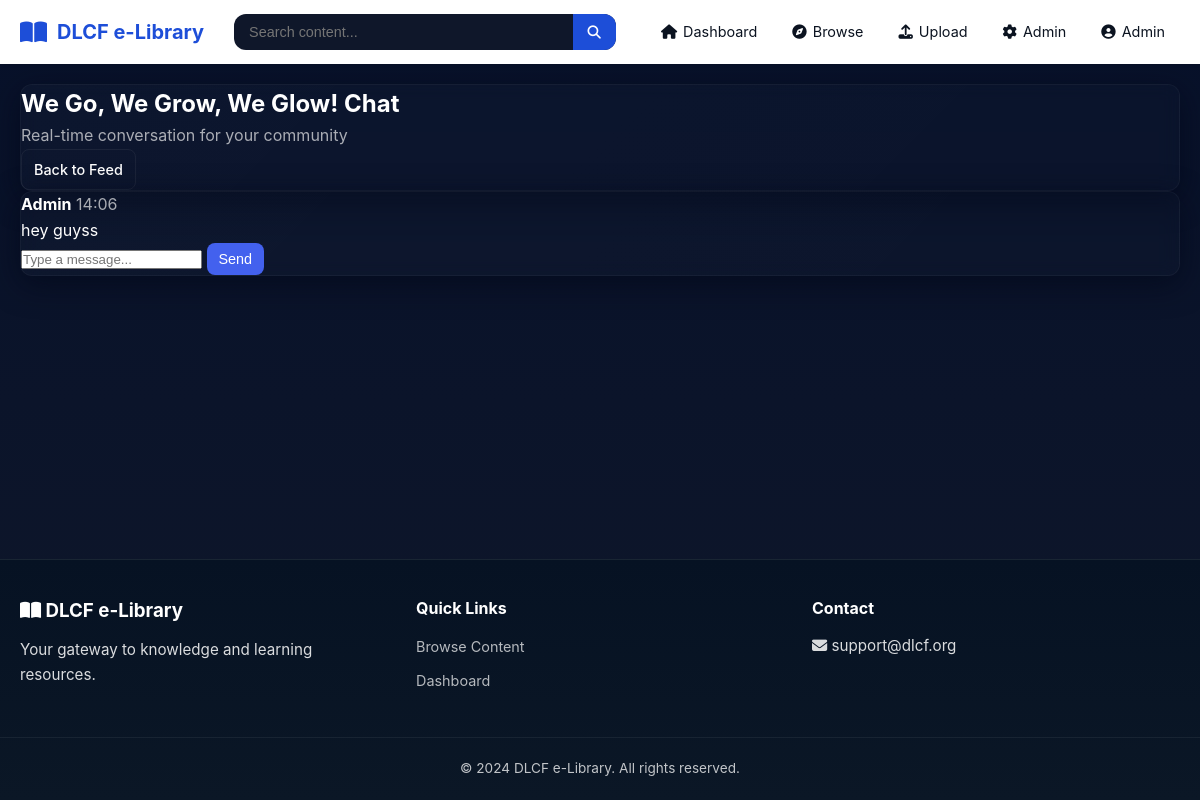
/community/1/chat (signed in), run on the app's committed database.
### models.py (models this page shows, shortened)
class User(UserMixin, db.Model):
    id = db.Column(db.Integer, primary_key=True)
    name = db.Column(db.String(100), nullable=False)
    email = db.Column(db.String(120), unique=True, nullable=False)
    password_hash = db.Column(db.String(255), nullable=False)
    role = db.Column(db.String(20), default='student')
    bio = db.Column(db.Text)
    profile_photo = db.Column(db.String(255))
    created_at = db.Column(db.DateTime, default=datetime.utcnow)
    is_active = db.Column(db.Boolean, default=True)
    contents = db.relationship('Content', backref='uploader', lazy='dynamic')
    activities = db.relationship('ActivityLog', backref='user', lazy='dynamic')
    notifications = db.relationship('Notification', backref='recipient', lazy='dynamic')
    def is_admin(self):
        return self.role == 'admin'
    def can_upload(self):
        return self.role in ['admin', 'teacher']

class Community(db.Model):
    id = db.Column(db.Integer, primary_key=True)
    name = db.Column(db.String(200), nullable=False)
    slug = db.Column(db.String(200), nullable=False, unique=True)
    description = db.Column(db.Text)
    photo = db.Column(db.String(255))
    photo_thumbnail = db.Column(db.String(255))
    photo_thumbnail_2x = db.Column(db.String(255))
    is_private = db.Column(db.Boolean, default=True)
    created_at = db.Column(db.DateTime, default=datetime.utcnow)
    memberships = db.relationship('Membership', backref='community', lazy='dynamic')
    posts = db.relationship('Post', backref='community', lazy='dynamic')

class ChatMessage(db.Model):
    id = db.Column(db.Integer, primary_key=True)
    community_id = db.Column(db.Integer, db.ForeignKey('community.id'), nullable=False)
    author_id = db.Column(db.Integer, db.ForeignKey('user.id'), nullable=False)
    message = db.Column(db.Text, nullable=False)
    is_moderated = db.Column(db.Boolean, default=False)
    created_at = db.Column(db.DateTime, default=datetime.utcnow)
    author = db.relationship('User', backref='chat_messages')

### routes/community.py (the view)
@community_bp.route('/<int:community_id>/chat')
@login_required
@community_member_required
def chat(community_id):
    community = Community.query.get_or_404(community_id)
    recent = ChatMessage.query.filter_by(community_id=community.id).order_by(ChatMessage.created_at.desc()).limit(100).all()[::-1]
    return render_template('community/chat.html', community=community, messages=recent)

### routes/community.py (called while the page is built)
def get_membership(user, community_id):
    return Membership.query.filter_by(user_id=user.id, community_id=community_id).first()

def community_member_required(f):
    @wraps(f)
    def decorated(*args, **kwargs):
        community_id = kwargs.get('community_id') or request.view_args.get('community_id')
        if not community_id:
            flash('Community not specified.', 'error')
            return redirect(url_for('main.dashboard'))
        membership = get_membership(current_user, community_id)
        if not membership:
            flash('You are not a member of this community.', 'error')
            return redirect(url_for('main.dashboard'))
        return f(*args, **kwargs)
    return decorated

### templates/community/chat.html (shortened to what this page needs)
{% extends 'base.html' %}
{% block extra_css %}
<link rel="stylesheet" href="{{ url_for('static', filename='css/community.css') }}">
{% endblock %}
{% block content %}
<div class="community-chat-page">
  <div class="chat-hero glass">
    <div class="left"><h2>{{ community.name }} Chat</h2><p class="muted">Real-time conversation for your community</p></div>
    <div class="right"><a href="{{ url_for('community.feed', community_id=community.id) }}" class="btn">Back to Feed</a></div>
  </div>
  <div class="chat-wrap glass">
    <div id="chatWindow" class="chat-window">
      {% for m in messages %}
      <div class="chat-msg"><strong>{{ m.author.name }}</strong> <span class="time muted">{{ m.created_at.strftime('%H:%M') }}</span><div class="text">{{ m.message }}</div></div>
      {% endfor %}
    </div>
    <form id="chatForm" class="chat-form" onsubmit="return false;">
      <input id="chatInput" type="text" placeholder="Type a message..." autocomplete="off" />
      <button id="sendBtn" class="btn btn-primary">Send</button>
    </form>
  </div>
</div>
{% endblock %}

### templates/base.html (shortened to what this page needs)
<!DOCTYPE html>
<html lang="en">
<head>
    <link rel="stylesheet" href="{{ url_for('static', filename='css/style.css') }}">
    <link rel="stylesheet" href="https://cdnjs.cloudflare.com/ajax/libs/font-awesome/6.4.0/css/all.min.css">
    {% block extra_css %}{% endblock %}
</head>
<body class="{% if request.endpoint == 'main.index' %}landing{% endif %}" data-endpoint="{{ request.endpoint }}">
    <nav class="navbar">
        <div class="nav-container">
            <a href="{{ url_for('main.index') }}" class="nav-logo">
                <i class="fas fa-book-open"></i>
                <span>DLCF e-Library</span>
            </a>
            {% if current_user.is_authenticated %}
            <div class="nav-search">
                <form action="{{ url_for('main.browse') }}" method="GET">
                    <input type="text" name="q" placeholder="Search content..." value="{{ request.args.get('q', '') }}">
                    <button type="submit"><i class="fas fa-search"></i></button>
                </form>
            </div>
            {% endif %}
            <ul class="nav-menu" id="navMenu">
                {% if current_user.is_authenticated %}
                <li><a href="{{ url_for('main.dashboard') }}"><i class="fas fa-home"></i> Dashboard</a></li>
                <li><a href="{{ url_for('main.browse') }}"><i class="fas fa-compass"></i> Browse</a></li>
                {% if current_user.can_upload() %}
                <li><a href="{{ url_for('content.upload') }}"><i class="fas fa-upload"></i> Upload</a></li>
                {% endif %}
                {% if current_user.is_admin() %}
                <li><a href="{{ url_for('admin.dashboard') }}"><i class="fas fa-cog"></i> Admin</a></li>
                {% endif %}
                <li class="nav-dropdown">
                    <a href="#" class="dropdown-toggle">
                        <i class="fas fa-user-circle"></i> {{ current_user.name }}
                    </a>
                </li>
                {% else %}
                <li><a href="{{ url_for('auth.login') }}"><i class="fas fa-sign-in-alt"></i> Login</a></li>
                <li><a href="{{ url_for('auth.register') }}" class="btn-nav">Register</a></li>
                {% endif %}
            </ul>
        </div>
    </nav>
    <main class="main-content">
        {% block content %}{% endblock %}
    </main>
    <footer class="footer">
        <div class="footer-content">
            <div class="footer-section">
                <h3><i class="fas fa-book-open"></i> DLCF e-Library</h3>
                <p>Your gateway to knowledge and learning resources.</p>
            </div>
            <div class="footer-section">
                <h4>Quick Links</h4>
                <ul>
                    <li><a href="{{ url_for('main.browse') }}">Browse Content</a></li>
                    <li><a href="{{ url_for('main.dashboard') }}">Dashboard</a></li>
                </ul>
            </div>
            <div class="footer-section">
                <h4>Contact</h4>
                <p><i class="fas fa-envelope"></i> support@dlcf.org</p>
            </div>
        </div>
        <div class="footer-bottom">
            <p>&copy; 2024 DLCF e-Library. All rights reserved.</p>
        </div>
    </footer>
</body>
</html>

### static/css/style.css (style rules this page uses)
:root { --primary-color: #1d4ed8; --primary-dark: #0b3c7b; --secondary-color: #64748b; --success-color: #22c55e; --danger-color: #ef4444; --warning-color: #f59e0b; --info-color: #3b82f6; --dark-color: #1e293b; --light-color: #ffffff; --border-color: rgba(37,99,235,0.06); --text-color: #0b1320; --text-light: #475569; --shadow: 0 1px 3px rgba(0,0,0,0.1); --shadow-md: 0 4px 6px rgba(0,0,0,0.1); --shadow-lg: 0 10px 15px rgba(0,0,0,0.1); --radius: 8px; --radius-lg: 12px; }
:root { --bg: #ffffff; --text: #0b1320; --surface: #ffffff; --muted: #475569; --card-shadow: 0 6px 18px rgba(2,6,23,0.06); }
:root { --lp-bg: var(--bg); --lp-surface: var(--surface); --lp-accent-2: var(--primary-color); --lp-accent: var(--primary-color); --lp-warm: var(--warning-color); --lp-muted: var(--muted); }
:root { --light-color: var(--bg); --text-color: var(--text); --border-color: var(--border-color); }
* { margin: 0; padding: 0; box-sizing: border-box; }
body { font-family: -apple-system, BlinkMacSystemFont, 'Segoe UI', Roboto, Oxygen, Ubuntu, sans-serif; background-color: var(--bg); color: var(--text); line-height: 1.6; min-height: 100vh; display: flex; flex-direction: column; }
a { text-decoration: none; color: var(--primary-color); }
.navbar { background: white; box-shadow: var(--shadow); position: sticky; top: 0; z-index: 1000; }
.nav-container { max-width: 1400px; margin: 0 auto; padding: 0 20px; display: flex; align-items: center; justify-content: space-between; height: 64px; }
.nav-logo { display: flex; align-items: center; gap: 10px; font-size: 1.25rem; font-weight: 700; color: var(--primary-color); }
.nav-logo i { font-size: 1.5rem; }
.nav-search { flex: 1; max-width: 400px; margin: 0 30px; }
.nav-search form { display: flex; background: var(--light-color); border-radius: var(--radius); overflow: hidden; }
.nav-search input { flex: 1; padding: 10px 15px; border: none; background: transparent; font-size: 0.9rem; }
.nav-search button { padding: 10px 15px; border: none; background: var(--primary-color); color: white; cursor: pointer; }
.nav-menu { display: flex; align-items: center; gap: 5px; list-style: none; }
.nav-menu > li > a { padding: 10px 15px; color: var(--text-color); font-size: 0.9rem; border-radius: var(--radius); display: flex; align-items: center; gap: 6px; transition: background 0.2s; }
.nav-dropdown { position: relative; }
.btn { display: inline-flex; align-items: center; justify-content: center; gap: 8px; padding: 10px 20px; font-size: 0.9rem; font-weight: 500; border-radius: var(--radius); border: none; cursor: pointer; transition: all 0.2s; }
.btn-primary { background: var(--primary-color); color: white; }
.main-content { flex: 1; max-width: 1400px; margin: 0 auto; padding: 20px; width: 100%; }
.footer { background: linear-gradient(180deg, #061223 0%, #0b1726 100%); color: #f8fafc; margin-top: auto; border-top: 1px solid rgba(255,255,255,0.06); }
.footer-content { max-width: 1400px; margin: 0 auto; padding: 36px 20px; display: grid; grid-template-columns: repeat(auto-fit, minmax(200px, 1fr)); gap: 28px; }
.footer-section h3, .footer-section h4 { margin-bottom: 12px; color: #ffffff; }
.footer-section p { color: rgba(255,255,255,0.85); font-size: 0.95rem; }
.footer-section a { color: rgba(255,255,255,0.92); text-decoration: none; }
.footer-section ul { list-style: none; }
.footer-section ul li { margin-bottom: 8px; }
.footer-section ul a { color: rgba(255,255,255,0.7); font-size: 0.9rem; }
.footer-bottom { border-top: 1px solid rgba(255,255,255,0.06); padding: 20px; text-align: center; font-size: 0.85rem; color: rgba(255,255,255,0.75); background: transparent; }

### data on the page
User: name "Admin"
Community: name "We Go, We Grow, We Glow!"
ChatMessage: author.name "Admin", created_at "14:06", message "hey guyss"
